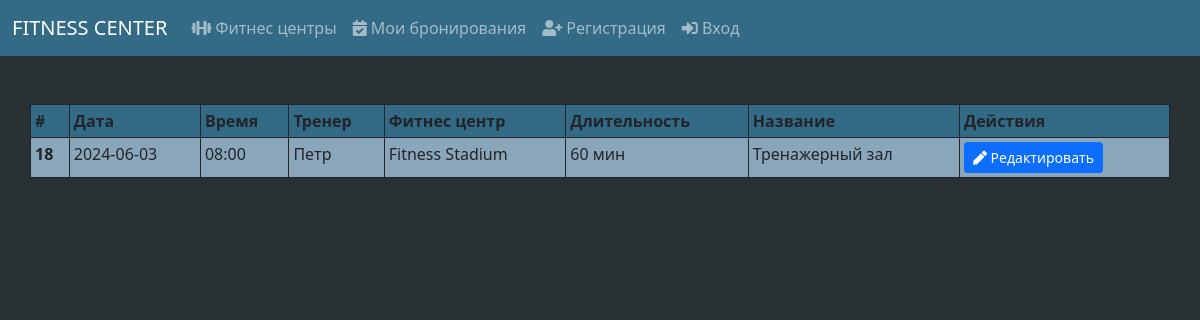
Page /user/reservations (signed in) on the earlier database version.
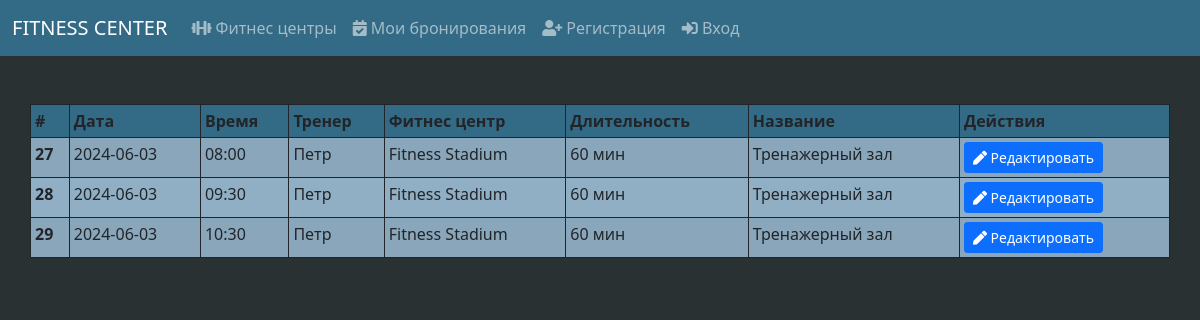
Same page on the later database version.
### Project_utils/models.py (models this page shows, shortened)
class Reservation(Base):
    __tablename__ = 'reservations'
    id = Column(Integer, primary_key=True, autoincrement=True, unique=True)
    user_id = Column(Integer, ForeignKey('users.id'), nullable=False)
    service_id = Column(Integer, ForeignKey('services.id'), nullable=False)
    trainer_id = Column(Integer, ForeignKey('trainers.id'), nullable=False)
    date = Column(String(50), nullable=False)
    time = Column(String(50), nullable=False)
    user = relationship("User", back_populates="reservations")
    service = relationship("Service")
    trainer = relationship("Trainer")

class Trainer(Base):
    __tablename__ = 'trainers'
    id = Column(Integer, primary_key=True, autoincrement=True, unique=True)
    name = Column(String(50), nullable=False)
    fitness_center_id = Column(Integer, ForeignKey('fitness_centers.id'), nullable=False)
    age = Column(Integer, nullable=False)
    gender = Column(String(50), nullable=False)
    fitness_center = relationship("FitnessCenter", back_populates="trainers")
    reviews = relationship("Review", back_populates="trainer")
    services = relationship("TrainerServices", back_populates="trainer")

class FitnessCenter(Base):
    __tablename__ = 'fitness_centers'
    id = Column(Integer, primary_key=True, autoincrement=True, unique=True)
    name = Column(String(50), nullable=False, unique=True)
    address = Column(String(50), nullable=False)
    contacts = Column(String(50), nullable=False)
    trainers = relationship("Trainer", back_populates="fitness_center")
    services = relationship("FitnessService", back_populates="fitness_center")

class Service(Base):
    __tablename__ = 'services'
    id = Column(Integer, primary_key=True, autoincrement=True, unique=True)
    name = Column(String(50), nullable=False)
    duration = Column(Integer, nullable=False)
    description = Column(String(250), nullable=False)
    price = Column(Integer, nullable=False)
    max_attendees = Column(Integer, nullable=False)

### app.py (the view, shortened to what this page needs)
@app.route('/user/reservations', methods=['GET', 'POST'])
@login_required
def get_reservations_page():
    user = session.get('user')
    if request.method == 'GET':
        reservations = Project_utils.db_session.query(Reservation).join(Service,
                                                                        Reservation.service_id == Service.id).join(
            Trainer,
            Reservation.trainer_id == Trainer.id).join(
            FitnessCenter, Trainer.fitness_center_id == FitnessCenter.id).filter(
            Reservation.user_id == user['id']).all()
        return render_template('reservations.html', title='Мои бронирования', reservations=reservations)

### app.py (called while the page is built)
def login_required(func):
    @wraps(func)
    def wrapper(*args, **kwargs):
        if 'user' not in session:
            return redirect('/login')
        return func(*args, **kwargs)
    return wrapper

### templates/reservations.html
{% extends "base.html" %}
{% block body %}
<div class="container">
        <div class="row">
            <table class="table table-striped table-bordered border-dark table-sm" style="background: #90afc4">
            <thead style="background: #336b86">
            <tr>
                <th scope="col">#</th>
                <th scope="col">Дата</th>
                <th scope="col">Время</th>
                <th scope="col">Тренер</th>
                <th scope="col">Фитнес центр</th>
                <th scope="col">Длительность</th>
                <th scope="col">Название</th>
                <th scope="col">Действия</th>
            </tr>
            </thead>
            <tbody>
            {% for reservation in reservations %}
                <tr>
                    <th scope="row">{{ reservation.id }}</th>
                    <td>{{ reservation.date }}</td>
                    <td>{{ reservation.time }}</td>
                    <td>{{ reservation.trainer.name }}</td>
                    <td>{{ reservation.trainer.fitness_center.name }}</td>
                    <td>{{ reservation.service.duration }} мин</td>
                    <td>{{ reservation.service.name }}</td>
                    <td>
                        <a class="btn btn-primary btn-sm" href="/user/reservations/{{ reservation.id }}">
                            <span class="icon"><i class="fas fa-pen"></i></span>
                            <span>Редактировать</span>
                        </a>
                    </td>
                </tr>
            {% endfor %}
            </tbody>
        </table>
        </div>
    </div>
{% endblock %}

### templates/base.html (shortened to what this page needs)
<!DOCTYPE html>
<html lang="en">
<head>
    <link href="https://cdn.jsdelivr.net/npm/bootstrap@5.0.2/dist/css/bootstrap.min.css" rel="stylesheet"
>
    <link rel="stylesheet" href="https://use.fontawesome.com/releases/v5.15.3/css/all.css"
>
</head>
<body style="background: #2a3132">
<header class="mb-5">
    <nav class="navbar navbar-expand-lg navbar-dark" style="background: #336b86">
        <div class="container-fluid">
            <a class="navbar-brand" href="/">FITNESS CENTER</a>
            <div class="collapse navbar-collapse" id="navbarNav">
                <ul class="navbar-nav">
                    <li class="nav-item">
                        <a class="nav-link" href="/fitness_centers">
                            <span><i class="fas fa-dumbbell"></i></span>
                            <span>Фитнес центры</span>
                        </a>
                    </li>
                    <li class="nav-item">
                        <a class="nav-link" href="/user/reservations">
                            <span><i class="fas fa-calendar-check"></i></span>
                            <span>Мои бронирования</span>
                        </a>
                    </li>
                    <li class="nav-item">
                        <a class="nav-link" href="/register">
                            <span><i class="fas fa-user-plus"></i></span>
                            <span>Регистрация</span>
                        </a>
                    </li>
                    <li class="nav-item">
                        <a class="nav-link" href="/login">
                            <span><i class="fas fa-sign-in-alt"></i></span>
                            <span>Вход</span>
                        </a>
                    </li>
                </ul>
            </div>
        </div>
    </nav>
</header>
<main>
    {% block body %}{% endblock %}
</main>
</body>
</html>

Differences in the rows shown:
removed Reservation: id "18", date "2024-06-03", time "08:00", trainer.name "Петр", trainer.fitness_center.name "Fitness Stadium", service.duration "60", service.name "Тренажерный зал"
added Reservation: id "27", date "2024-06-03", time "08:00", trainer.name "Петр", trainer.fitness_center.name "Fitness Stadium", service.duration "60", service.name "Тренажерный зал"
added Reservation: id "28", date "2024-06-03", time "09:30", trainer.name "Петр", trainer.fitness_center.name "Fitness Stadium", service.duration "60", service.name "Тренажерный зал"
added Reservation: id "29", date "2024-06-03", time "10:30", trainer.name "Петр", trainer.fitness_center.name "Fitness Stadium", service.duration "60", service.name "Тренажерный зал"
